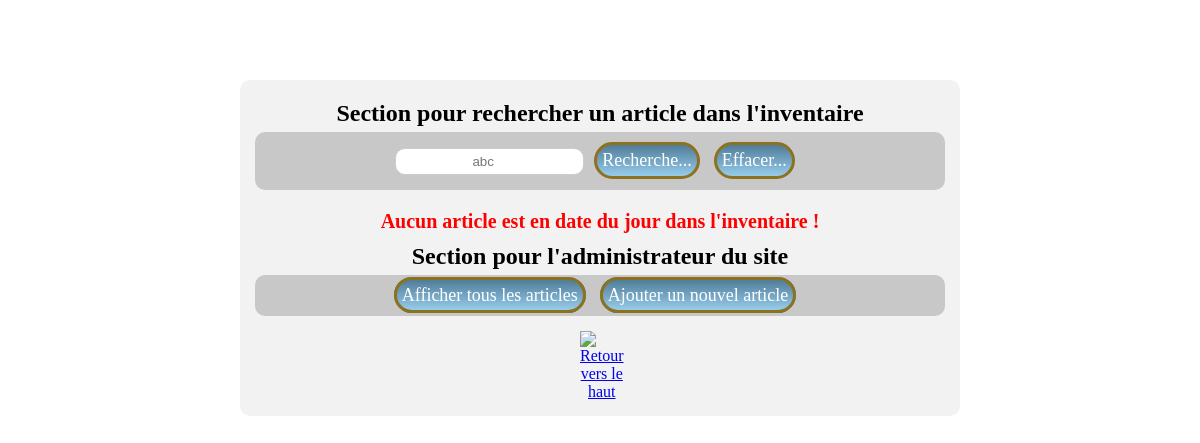
/, run on an earlier commit of the app's database.
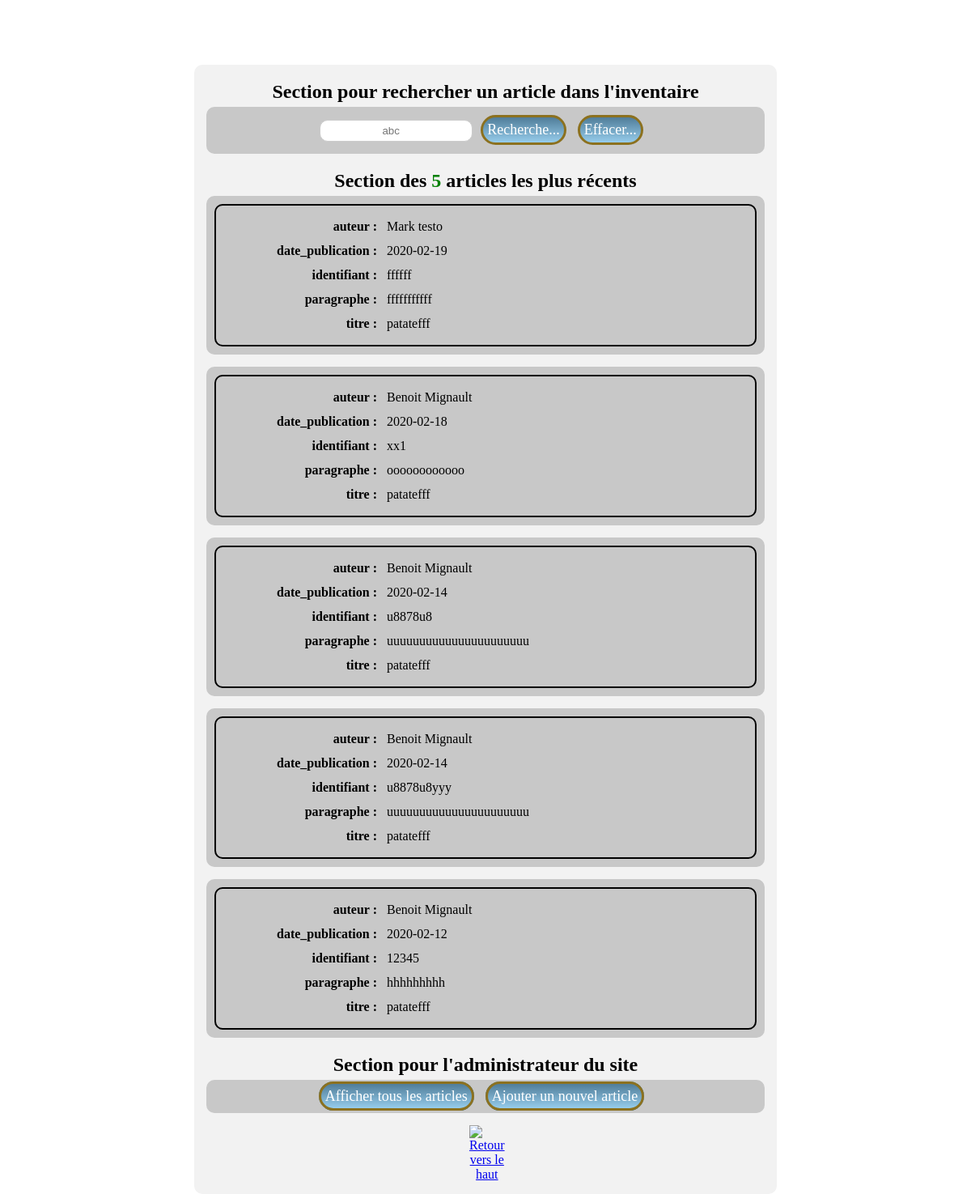
And on a later commit of the database.
### tables this page shows
CREATE TABLE article (
  id integer primary key,
  titre varchar(100),
  identifiant varchar(50),
  auteur varchar(100),
  date_publication text,
  paragraphe varchar(500)
);

### index.py (the view)
@app.route('/', methods=["GET"])
def home():
    if session.get('reset_cookie'):
        session.clear()
    liste_champs = initial_champ_recherche()
    liste_validation = initial_champ_validation_recherche()
    conn_db = get_db()
    if session.get('titre'):
        titre = session['titre']
    else:
        titre = "Présentation"
    if session.get('aucun_article_trouve'):
        liste_validation['aucun_article_trouve'] = True
    if session.get('ensemble_recent'):
        ensemble_recent = session['ensemble_recent']
        liste_champs = session['liste_champs']
    else:
        ensemble_recent = conn_db.get_articles_recents()
    liste_champs['nb_article_recent'] = len(ensemble_recent)
    if liste_champs['nb_article_recent'] == 0:
        liste_validation['aucun_article_recent'] = True
    liste_validation = situation_erreur(liste_validation)
    liste_champs['messages'] = message_erreur(liste_validation)
    return render_template('home.html', titre=titre,
                           liste_validation=liste_validation,
                           ensemble_recent=ensemble_recent,
                           liste_champs=liste_champs)

### index.py (called while the page is built)
@app.teardown_appcontext
def close_connection(exception):
    db = getattr(g, '_database', None)
    if db is not None:
        db.disconnect()

### modules/database.py (called while the page is built)
    def get_connection(self):
        if self.connection is None:
            self.connection = sqlite3.connect('db/tp1.db')
        return self.connection

    def disconnect(self):
        if self.connection is not None:
            self.connection.close()

### modules/function.py (called while the page is built)
def get_db():
    db = getattr(g, '_database', None)
    if db is None:
        g._database = Database()
    return g._database

def initial_champ_recherche():
    liste_champs = {"nb_article": 0, "nb_article_recent": 0,
                    "nb_article_trouve": 0, "recher_article": "",
                    "message": {}, "titre": "", "paragraphe": "",
                    "identifiant": "", "date_publication": "",
                    "auteur": ""}
    return liste_champs

def initial_champ_validation_recherche():
    liste_validation = {"aucun_article": False, "aucun_article_recent": False,
                        "champ_recher_article_vide": False,
                        "aucun_article_trouve": False,
                        "situation_erreur": False}
    return liste_validation

def situation_erreur(liste_validation):
    for cle, valeur in liste_validation.items():
        if valeur:
            liste_validation['situation_erreur'] = True
    return liste_validation

def message_erreur(liste_validation):
    messages = {}
    if liste_validation["champ_recher_article_vide"]:
        messages['champ_vide'] = \
            "Le champ ne peut rester vide si vous voulez faire une recherche !"
    if liste_validation["aucun_article_trouve"]:
        messages['zero_article_trouve'] = \
            "Le texte utilisé pour la recherche n'a " \
            "donné aucun article trouvé !"
    if liste_validation["aucun_article_recent"]:
        messages['zero_article_recent'] = \
            "Aucun article est en date du jour dans l'inventaire !"
    if liste_validation["aucun_article"]:
        messages['aucun_article'] = \
            "Aucun article a été enregistré dans l'inventaire !"
    return messages

### templates/home.html (shortened to what this page needs)
{% extends "layout.html" %}
{% block content %}
<h1>Bienvenue sur le site de la bibliothèque</h1>
<div class="container">
    <h2>Section pour rechercher un article dans l'inventaire</h2>
    <form action="/recherche" method="post">
        <div class='zone_recherche'>
            <div class="article">
                {% set champ = '' %}
                {% if liste_validation['aucun_article_trouve'] %}
                {% set champ = 'erreur' %}
                {% endif %}
                <input class="{{champ}}" id="recher_article" maxlength="25" minlength="3" name="recher_article"
                       oninput="setCustomValidity('')"
                       oninvalid="this.setCustomValidity('Le texte recherché doit être entre 3 et 25 caractères')"
                       pattern="[a-zA-Z-_']{3,25}" placeholder="abc"
                       required title="mot recherché doit faire entre 3 à 25 charactères" type="search"
                       value="{{liste_champs['recher_article']}}">
            </div>
            <div class="troisBTN">
                <input class="bouton" type="submit" value="Recherche...">
                <input class="bouton" onClick="reset_recherche();" type="reset" value="Effacer...">
            </div>
        </div>
    </form>
    {% if liste_validation['aucun_article_recent'] %}
    <p class="aucun">{{liste_champs['messages']['zero_article_recent']}}</p>
    {% else %}
    <h2>Section des <span>{{liste_champs['nb_article_recent']}}</span> articles les plus récents</h2>
    {% for cle1, valeur1 in ensemble_recent.items() %}
    <div class='zone_article_recent'>
        <table class="tabeau_article">
            <tbody>
                {% for cle2, valeur2 in valeur1.items() %}
                <tr>
                    <td class="cle">{{cle2}} :</td>
                    <td class="valeur">{{valeur2}}</td>
                </tr>
                {% endfor %}
            </tbody>
        </table>
    </div>
    {% endfor %}
    {% endif %}
    <h2>Section pour l'administrateur du site</h2>
    <div class='zone_admin'>
        <div class="admin">
            <a class="bouton" href="/admin">Afficher tous les articles</a>
            <a class="bouton" href="/admin-nouveau">Ajouter un nouvel article</a>
        </div>
    </div>
    <div class="return">
        <a class="desktop" href="#hautPageDesktop"><img alt="Retour vers le haut" src="/img/fleche_haut.svg"></a>
    </div>
</div>
{% endblock content %}

### templates/layout.html (shortened to what this page needs)
<!doctype html>
<html lang="fr">
<head>
    <link href="/css/biblio.css" rel="stylesheet" type="text/css">
    <link href="/css/responsive.css" rel="stylesheet" type="text/css">
</head>
<body>
    {% block content %}{% endblock %}
</body>
</html>

### static/css/biblio.css (style rules this page uses)
html { scroll-behavior: smooth; }
* { box-sizing: border-box; -moz-box-sizing: border-box; -webkit-box-sizing: border-box; -ms-box-sizing: border-box; }
body { margin: 0; background-image: url("/img/biblio.jpg"); background-position: center; background-attachment: fixed; background-size: 100%; background-repeat: no-repeat; }
h1 { color: white; }
h2,h1 { text-align: center; }
h2 { margin-top: 5px; margin-bottom: 5px; }
.container { display: -webkit-flex; display: flex; -webkit-flex-direction: column; flex-direction: column; width: 60%; border-radius: 10px; background-color: #f2f2f2; padding: 15px; margin: auto; }
.container > form { width: 100%; }
.container > form > .zone_recherche, .container > .zone_admin, .container > .zone_article_recent, .container > .zone_404, .container > .erreur_404 { width: 100%; background-color: #c8c8c8; display: -webkit-flex; display: flex; flex-wrap: wrap; margin-bottom: 15px; padding: 10px; border-radius: 10px; justify-content: center; align-items: center; }
.container > form > .zone_recherche > .article > input { text-align:center; }
.container > .zone_article_recent > form > div > div > div > input[type=date], .container > .zone_article_recent > form > div > div > div > textarea, .container > .zone_article_recent > form > div > div > div > input[type=text], .container > form > .zone_recherche > div > input[type=search] { border-radius: 10px; padding: 5px; border: 1px solid #ccc; margin-top: 6px; margin-bottom: 5px; margin-right: 10px; }
.container h2 span { color:green; font-weight: bold; }
.container > .zone_article_recent > .tabeau_article, .container > .zone_article_recent > form { width: 100%; border-radius: 10px; border: 2px solid black; padding: 10px; }
.container > .zone_article_recent > .tabeau_article td { padding: 5px; }
.container > .zone_article_recent > .tabeau_article .cle { font-weight: bold; text-align: right; width: 30%; }
.container > .zone_article_recent > .tabeau_article .valeur { text-align: left; width: 70%; }
.container > form > .zone_recherche > .troisBTN > .bouton, .container > .zone_article_recent > form > .troisBTN > .bouton, .container > .zone_article_recent > .admin_modif > .bouton, .container > .zone_admin > .admin > .bouton, .container > .zone_article_recent > .tabeau_article > tbody > tr > .valeur > .bouton, .container > .zone_404 > .admin > .bouton_404 { background: #507d99; background-image: -webkit-linear-gradient(top, #507d99, #96cceb); background-image: -moz-linear-gradient(top, #507d99, #96cceb); background-image: -ms-linear-gradient(top, #507d99, #96cceb); background-image: -o-linear-gradient(top, #507d99, #96cceb); background-image: linear-gradient(to bottom, #507d99, #96cceb); -webkit-border-radius: 28; -moz-border-radius: 28; border-radius: 28px; font-family: Georgia; color: #ffffff; font-size: 18px; padding: 5px 5px 5px 5px; border: solid #8c711f 3px; margin-right: 10px; text-decoration: none; text-align: center; }
.container > .return { width: 100%; display: -webkit-flex; display: flex; justify-content: center; align-items: center; }
.container > .return > .desktop { width: 40px; text-align: center; }

What changed in the data, as far as the page shows it:
added article: cle2 "auteur", auteur "Mark testo", cle2 "date_publication", date_publication "2020-02-19", cle2 "identifiant", identifiant "ffffff", cle2 "paragraphe", paragraphe "fffffffffff", cle2 "titre", titre "patatefff"
added article: cle2 "auteur", auteur "Benoit Mignault", cle2 "date_publication", date_publication "2020-02-18", cle2 "identifiant", identifiant "xx1", cle2 "paragraphe", paragraphe "oooooooooooo", cle2 "titre", titre "patatefff"
added article: cle2 "auteur", auteur "Benoit Mignault", cle2 "date_publication", date_publication "2020-02-14", cle2 "identifiant", identifiant "u8878u8", cle2 "paragraphe", paragraphe "uuuuuuuuuuuuuuuuuuuuuu", cle2 "titre", titre "patatefff"
added article: cle2 "auteur", auteur "Benoit Mignault", cle2 "date_publication", date_publication "2020-02-14", cle2 "identifiant", identifiant "u8878u8yyy", cle2 "paragraphe", paragraphe "uuuuuuuuuuuuuuuuuuuuuu", cle2 "titre", titre "patatefff"
added article: cle2 "auteur", auteur "Benoit Mignault", cle2 "date_publication", date_publication "2020-02-12", cle2 "identifiant", identifiant "12345", cle2 "paragraphe", paragraphe "hhhhhhhhh", cle2 "titre", titre "patatefff"
Also different on the page:
{{ liste_champs['nb_article_recent'] }}: (not shown) → "5"
{{ liste_champs['messages']['zero_article_recent'] }}: "Aucun article est en date du jour dans l'inventaire !" → (not shown)
text now shown: "Section des articles les plus récents"
